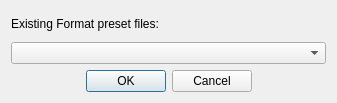
<?xml version="1.0" encoding="UTF-8"?>
<ui version="4.0">
 <class>LoadFormat</class>
 <widget class="QDialog" name="LoadFormat">
  <property name="geometry">
   <rect>
    <x>0</x>
    <y>0</y>
    <width>337</width>
    <height>103</height>
   </rect>
  </property>
  <property name="windowTitle">
   <string>Load Format</string>
  </property>
  <layout class="QGridLayout" name="gridLayout">
   <item row="0" column="0">
    <widget class="QLabel" name="label">
     <property name="text">
      <string>Existing Format preset files:</string>
     </property>
    </widget>
   </item>
   <item row="1" column="0">
    <widget class="QComboBox" name="struoption">
     <property name="currentText">
      <string/>
     </property>
     <property name="currentIndex">
      <number>-1</number>
     </property>
    </widget>
   </item>
   <item row="2" column="0">
    <widget class="QDialogButtonBox" name="resultbox">
     <property name="orientation">
      <enum>Qt::Horizontal</enum>
     </property>
     <property name="standardButtons">
      <set>QDialogButtonBox::Cancel|QDialogButtonBox::Ok</set>
     </property>
     <property name="centerButtons">
      <bool>true</bool>
     </property>
    </widget>
   </item>
  </layout>
 </widget>
 <resources/>
 <connections>
  <connection>
   <sender>resultbox</sender>
   <signal>accepted()</signal>
   <receiver>LoadFormat</receiver>
   <slot>accept()</slot>
   <hints>
    <hint type="sourcelabel">
     <x>248</x>
     <y>254</y>
    </hint>
    <hint type="destinationlabel">
     <x>157</x>
     <y>274</y>
    </hint>
   </hints>
  </connection>
  <connection>
   <sender>resultbox</sender>
   <signal>rejected()</signal>
   <receiver>LoadFormat</receiver>
   <slot>reject()</slot>
   <hints>
    <hint type="sourcelabel">
     <x>316</x>
     <y>260</y>
    </hint>
    <hint type="destinationlabel">
     <x>286</x>
     <y>274</y>
    </hint>
   </hints>
  </connection>
 </connections>
</ui>
